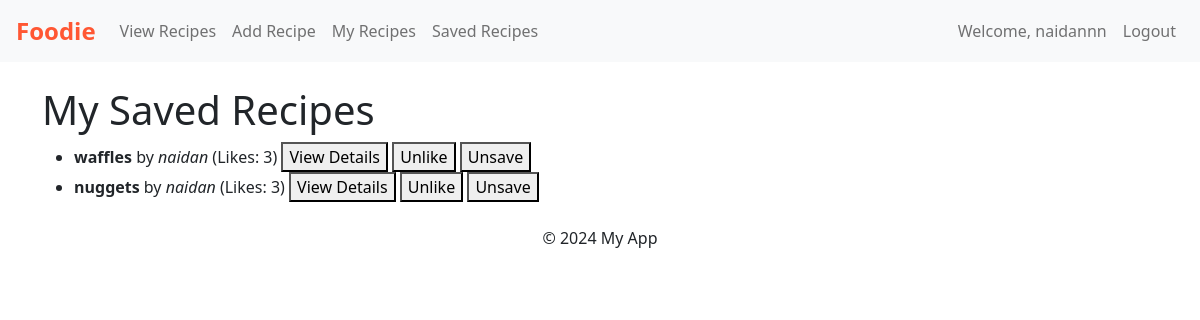
The app's page /saved_recipes (signed in) with its own data.
### app/models.py (models this page shows, shortened)
class User(db.Model,UserMixin):
    __tablename__ = 'users'
    id = db.Column(db.Integer, primary_key=True, autoincrement=True)
    username = db.Column(db.String(50), nullable=False)
    email = db.Column(db.String(100), nullable=False)
    password_hash = db.Column(db.String(255))
    created_at = db.Column(db.DateTime, default=datetime.utcnow)
    recipes = db.relationship('Recipe', back_populates='author', cascade="all, delete-orphan")
    likes = db.relationship('Like', back_populates='user', cascade="all, delete-orphan")
    saved_recipes = db.relationship('SavedRecipe', back_populates='user', cascade="all, delete-orphan")

class Recipe(db.Model):
    __tablename__ = 'recipes'
    id = db.Column(db.Integer, primary_key=True, autoincrement=True)
    user_id = db.Column(db.Integer, db.ForeignKey('users.id'), nullable=False)
    author = db.relationship('User', back_populates='recipes')
    title = db.Column(db.String(100), nullable=False)
    description = db.Column(db.Text, nullable=False)
    ingredients = db.Column(db.Text, nullable=False)
    steps = db.Column(db.Text, nullable=False)
    image_url = db.Column(db.String(255))  # Optional, we can set a default picture if anythign
    created_at = db.Column(db.DateTime, default=datetime.utcnow)
    likes = db.relationship('Like', back_populates='recipe', cascade="all, delete-orphan")
    saved_by = db.relationship('SavedRecipe', back_populates='recipe', cascade="all, delete-orphan")

### app/views.py (the view)
@app.route('/saved_recipes', methods=['GET'])
@login_required
def saved_recipes():
    saved_recipes = Recipe.query.join(SavedRecipe, Recipe.id == SavedRecipe.recipe_id) \
                                .filter(SavedRecipe.user_id == current_user.id).all()
    return render_template('saved_recipes.html', saved_recipes=saved_recipes)

### app/views.py (called while the page is built)
@login_manager.user_loader
def load_user(user_id):
    return User.query.get(int(user_id))  # Assumes user_id is the primary key of User model

### app/templates/saved_recipes.html
{% extends 'base.html' %}
{% block content %}
<h1>My Saved Recipes</h1>
<ul id="savedRecipeList">
{% for recipe in saved_recipes %}
    <li>
        <strong>{{ recipe.title }}</strong> by <em>{{ recipe.author.username }}</em>
        (Likes: <span id="like-count-{{ recipe.id }}">{{ recipe.likes|length }}</span>)
        <button class="view-details-button" data-recipe-id="{{ recipe.id }}">View Details</button>
        {% if current_user.is_authenticated %}
            {% set user_liked = (recipe.likes|selectattr('user_id','equalto',current_user.id)|list) %}
            {% set user_saved = (recipe.saved_by|selectattr('user_id','equalto',current_user.id)|list) %}
            <button class="like-button" data-recipe-id="{{ recipe.id }}">
                {% if user_liked %}
                    Unlike
                {% else %}
                    Like
                {% endif %}
            </button>
            <button class="save-button" data-recipe-id="{{ recipe.id }}">
                {% if user_saved %}
                    Unsave
                {% else %}
                    Save
                {% endif %}
            </button>
        {% endif %}
    </li>
{% endfor %}
</ul>
{% endblock %}

### app/templates/base.html (shortened to what this page needs)
<!DOCTYPE html>
<html lang="en">
<head>
    <link href="https://cdn.jsdelivr.net/npm/bootstrap@5.1.3/dist/css/bootstrap.min.css" rel="stylesheet">
    <link href="{{ url_for('static', filename='css/base.css') }}" rel="stylesheet">
</head>
<body>
    <nav class="navbar navbar-expand-lg navbar-light bg-light px-3">
      <a class="navbar-brand" href="/">Foodie</a>
      <div class="collapse navbar-collapse" id="navbarSupportedContent">
        <ul class="navbar-nav me-auto mb-2 mb-lg-0">
          <li class="nav-item">
            <a class="nav-link" href="/view_recipes">View Recipes</a>
          </li>
          {% if current_user.is_authenticated %}
          <li class="nav-item">
            <a class="nav-link" href="/add_recipe">Add Recipe</a>
          </li>
          <li class="nav-item">
            <a class="nav-link" href="/my_recipes">My Recipes</a>
          </li>
          <li class="nav-item">
            <a class="nav-link" href="/saved_recipes">Saved Recipes</a>
          </li>
          {% endif %}
        </ul>
        <ul class="navbar-nav ms-auto mb-2 mb-lg-0">
          {% if current_user.is_authenticated %}
          <li class="nav-item">
            <a class="nav-link" href="#">Welcome, {{ current_user.username }}</a>
          </li>
          <li class="nav-item">
            <a class="nav-link" href="/logout">Logout</a>
          </li>
          {% endif %}
        </ul>
      </div>
    </nav>
    <main class="container mt-4">
        {% block content %}{% endblock %}
    </main>
    <footer class="text-center mt-4">
        <p>&copy; 2024 My App</p>
    </footer>
</body>
</html>

### app/static/css/base.css (style rules this page uses)
.navbar .navbar-brand { color: #ff5733; font-weight: bold; font-size: 1.5rem; }

### records on screen
User: username "naidannn"
Recipe: title "waffles", author.username "naidan", likes|length "3"
Recipe: title "nuggets", author.username "naidan", likes|length "3"
